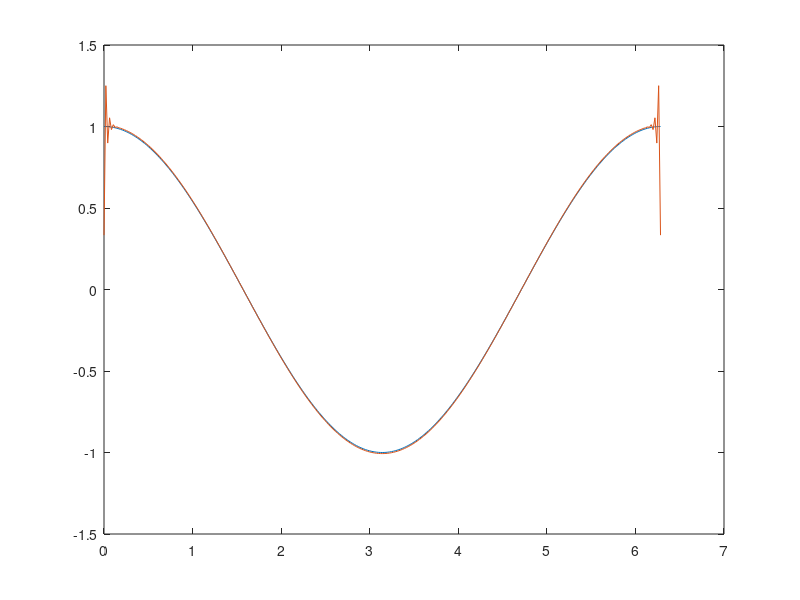
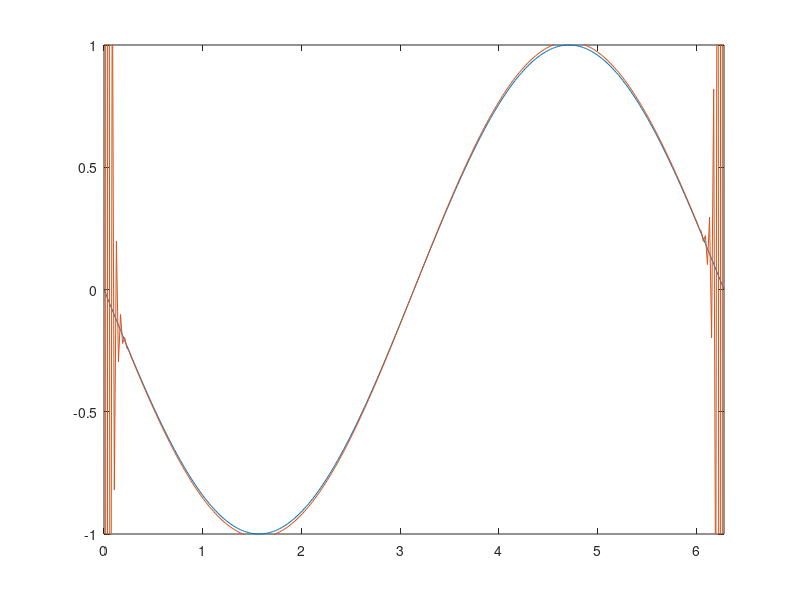

Reproduce these figures in MATLAB, in order. (Note: this script raises an error after producing the figures.)
%************************* Property Chart ********************************%
format short;
clc;
N     =  301;                %************* No. of Points ****************%
Vkh   =  linspace(1d-6, 2.0*pi, N);
dx    =  (2.0*pi)/(N+1);
ye    =  sin (Vkh);
yde   =  cos (Vkh);
ydde  = -sin(Vkh);
Lkh   =  length (Vkh);
j     =  (N-1)/2    ;         
f1    =  7/16       ;      
f2    =  -dx/16      ;      
f3    =  15/(16*dx) ;  
f4    =  9/(8*dx)        ;     
f5    =  -1/8       ;      
f6    =  3/(dx^2)          ;     
keq_k_1 =  zeros (1,Lkh);
keq_k_2 =  zeros (1,Lkh);

%********************** Declaration of Matrix A1 *************************%
p31 =0;        p32=f1;      p33=1;      p34=f1;      p35=0;
 A1 = toeplitz([p33 p32 zeros(1, N-2)], [p33 p34 zeros(1, N-2)]) ;
 A1 (1,N) = p32 ;
 A1 (N,1) = p34 ;

 A1
   
%********************** Declaration of Matrix B1 *************************%
    p31 =0;        p32=-f2;      p33=0;      p34=f2;      p35=0;

 B1 = toeplitz([p33 p32 zeros(1, N-2)], [p33 p34 zeros(1, N-2)]) ;
 B1 (1,N) = p32 ;
 B1 (N,1) = p34 ;
   
%********************** Declaration of Matrix C1**************************%
 q31 = 0;        q32 = -f3;      q33 = 0;        q34 = f3;         q35 = 0;
 
   C1 = toeplitz([q33 q32 zeros(1, N-2)], [q33 q34 zeros(1, N-2)]) ;
   C1 (1,N) = q32 ;
   C1 (N,1) = q34 ;   
%********************** Declaration of Matrix A2 *************************%
        p31 =0;        p32=-f4;      p33=0;      p34=f4;      p35=0;
        
   A2 = toeplitz([p33 p32 zeros(1, N-2)], [p33 p34 zeros(1, N-2)]) ;
   A2 (1,N) = p32 ;
   A2 (N,1) = p34 ;
%********************** Declaration of Matrix B2 *************************%
    p31 =0;        p32=f5;      p33=1;      p34=f5;      p35=0;

   B2 = toeplitz([p33 p32 zeros(1, N-2)], [p33 p34 zeros(1, N-2)]) ;
   B2 (1,N) = p32 ;
   B2 (N,1) = p34 ;    
   
%********************* Declaration of Matrix C2 *************************%
q31 = 0;        q32 = f6;      q33 =-2*f6;        q34 = f6;       q35 = 0;

   C2 = toeplitz([q33 q32 zeros(1, N-2)], [q33 q34 zeros(1, N-2)]) ;
   C2 (1,N) = q32 ;
   C2 (N,1) = q34 ; 
    
%********************** Declaration of Matrix D1 & D2 ********************%
   
D1 = inv(A1 - ((B1*inv(B2))*A2)) * (C1-((B1*inv(B2))*C2)) ; 
D2 = inv(B2 - ((A2*inv(A1))*B1)) * (C2-((A2*inv(A1))*C1)) ;


ypn  = (D1 * ye') ;
yppn = (D2 * ye') ;

figure(1)
plot(Vkh,yde,Vkh,ypn)

figure(2)
plot(Vkh,ydde,Vkh,yppn)
xlim([0 2*pi]) 
ylim([-1 1])

%%

for m = 1 : Lkhtoeplitz
   
   kh  = Vkh (m);
   sum1 = 0 ;
   sum2 = 0 ;
    
   for n = 3 : N-3
      sum1  = sum1 + D1(j,n)*exp(-1i*kh*(j-n)); 
      sum2  = sum2 + D2(j,n)*exp(-1i*kh*(j-n));  
   end
   
    keq_k_1 (m) =  sum1 / (1i*kh);
    keq_k_2 (m) =  -(sum2 / ((kh)^2));
      
end
figure (3)
plot (Vkh,imag(keq_k_2))
xlabel('kh')
ylabel('keq / k')
%%
%**************************** File Writing *******************************%
y  = [Vkh; real(keq_k_1)];
y1 = [Vkh; imag(keq_k_1)];
y2 = [Vkh; real(keq_k_2)];
y3 = [Vkh; imag(keq_k_2)];

fileID = fopen ('Real_keq_k_1_NCCD.dat','w');
fprintf(fileID, 'variables = kh,keq/k \n');
fprintf(fileID, '%6.10f %6.14f\n',y);
fclose(fileID);

fileID = fopen ('Imag_keq_k_1_NCCD.dat','w');
fprintf(fileID, 'variables = kh,keq/k \n');
fprintf(fileID,'%6.10f %6.14f\n',y1);
fclose(fileID);

fileID = fopen ('Real_keq_k_2_NCCD.dat','w');
fprintf(fileID, 'variables = kh,keq/k \n');
fprintf(fileID, '%6.10f %6.14f\n',y2);
fclose(fileID);

fileID = fopen ('Imag_keq_k_2_NCCD.dat','w');
fprintf(fileID, 'variables = kh,keq/k \n');
fprintf(fileID,'%6.10f %6.14f\n',y3);
fclose(fileID);

%************************* Plotting the values ***************************%
